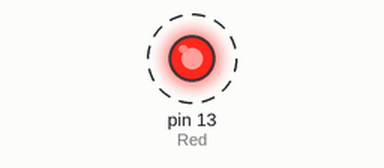
Recording of a sketch running on a simulated Arduino Uno, built with avr-gcc and run on an emulated ATmega328P. Parts: output pins drawn as LEDs (lit = HIGH). Dashed ring = blinking.

Above: at 0.5 s.
Timing chart, 0 to 4.6 s (numbered marks = the images above):
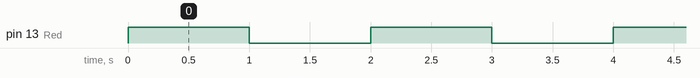

The sketch:

Blink.ino
```cpp
#define Red 13

void setup()
{
  pinMode(Red,OUTPUT);
  digitalWrite(Red,LOW);
}

void loop()
{
//Blinking
  digitalWrite(Red,HIGH);
   delay(1000);
 digitalWrite(Red,LOW);
   delay(1000);
}
```

Measured:
- by itself, pin 13 (Red): alternates HIGH for 1.0 s and LOW for 1.0 s
